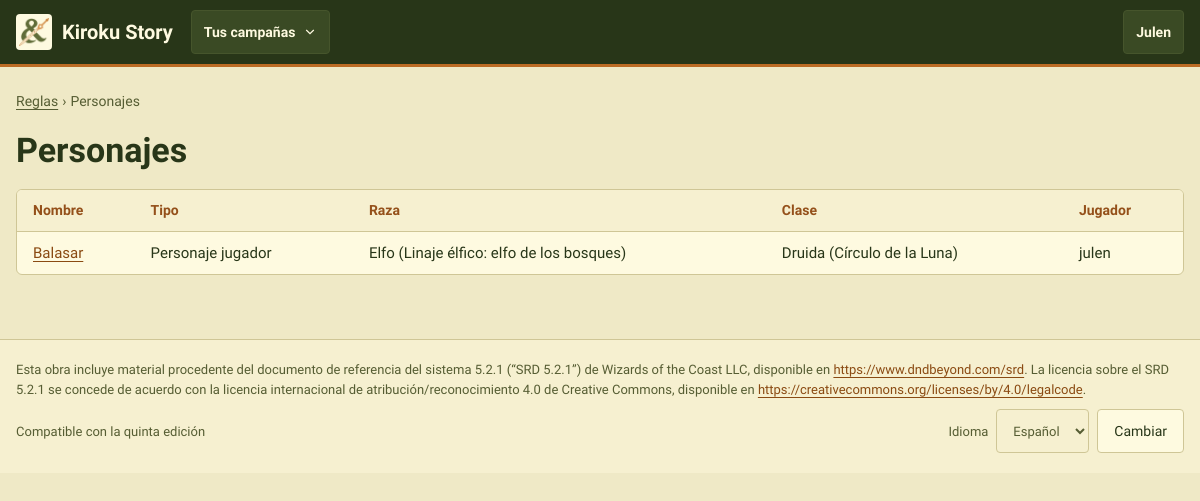
Page /reglas/personajes/ (signed in) on the earlier database version.
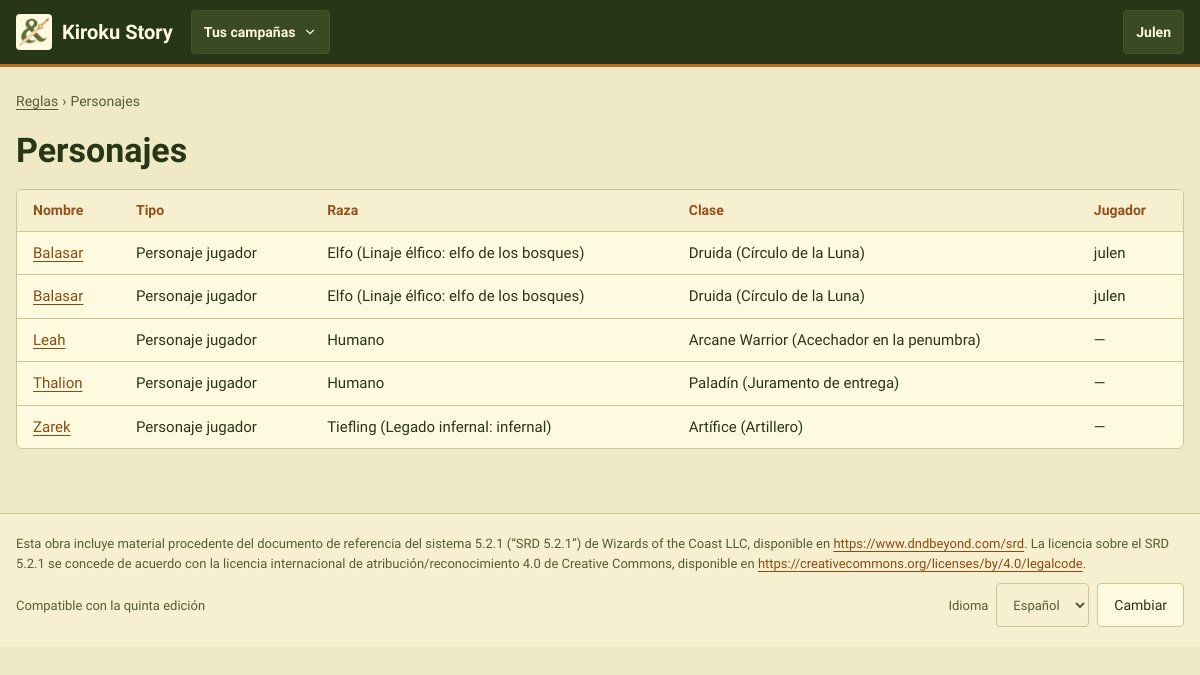
Same page on the later database version.
### CampaignManager/models.py (models this page shows, shortened)
class User(AbstractUser):
    class SheetView(models.TextChoices):
        WEB = "web", "Vista web"
        FICHA = "ficha", "Vista ficha"
    sheet_view = models.CharField(max_length=5, choices=SheetView.choices, default=SheetView.WEB)

class Character(models.Model):
    class Status(models.TextChoices):
        PENDIENTE = "pendiente", "Pendiente"
        APROBADO = "aprobado", "Aprobado"
    name = models.CharField(max_length=100)
    xp = models.IntegerField(default=0)
    level = models.PositiveSmallIntegerField(
        default=1,
        validators=[MinValueValidator(1), MaxValueValidator(rules.MAX_LEVEL)],
        help_text="Level reached. It can be behind the XP until the player levels up",
    )
    hp = models.IntegerField(help_text="Maximum hit points")
    temp_hp = models.IntegerField(help_text="Current hit points")
    ac = models.IntegerField(help_text="Armor class")
    own_speed = models.PositiveSmallIntegerField(
        null=True, blank=True, help_text="In meters. Only when it is not the race's (an NPC of the bestiary); empty: the race's")
    temp_ap = models.IntegerField(default=0, help_text="Current armor points")
    inspiration = models.IntegerField(default=0)
    strength = models.IntegerField()
    dexterity = models.IntegerField()
    constitution = models.IntegerField()
    intelligence = models.IntegerField()
    wisdom = models.IntegerField()
    charisma = models.IntegerField()
    portrait = models.ImageField(upload_to="retratos/", blank=True)
    background = models.TextField(blank=True)
    notes = models.TextField(blank=True, help_text="The player's own notes")
    status = models.CharField(max_length=10, choices=Status.choices, default=Status.APROBADO)
    dead = models.BooleanField(default=False)
    knocked_down_in = models.ForeignKey(
        "Encounter", on_delete=models.SET_NULL, null=True, blank=True, related_name="+",
        help_text="The fight in which the character was last knocked down",
    )
    magic_points = models.PositiveIntegerField(default=0)
    magic_points_bonus = models.IntegerField(
        default=0, help_text="The master's adjustment to the magic points the class gives at this level (can be negative)")
    player = models.ForeignKey(User, on_delete=models.SET_NULL, null=True, blank=True)
    char_class = models.ForeignKey("CharacterClass", on_delete=models.PROTECT)
    subclass = models.ForeignKey("Subclass", on_delete=models.PROTECT, null=True, blank=True)
    race = models.ForeignKey("Race", on_delete=models.PROTECT)
    subrace = models.ForeignKey("Subrace", on_delete=models.PROTECT, null=True, blank=True)
    campaigns = models.ManyToManyField("Campaign", blank=True, related_name="characters")
    is_npc = models.BooleanField(default=False)
    template = models.ForeignKey(
        "self",
        on_delete=models.CASCADE,
        null=True,
        blank=True,
        related_name="copies",
        limit_choices_to={"is_npc": True, "template__isnull": True},
        help_text="Only for NPC copies: the NPC template this character was made from",
    )
    acts_with = models.ForeignKey(
        "self",
        on_delete=models.SET_NULL,
        null=True,
        blank=True,
        related_name="+",
        limit_choices_to={"is_npc": True, "template__isnull": True},
        help_text="Only for NPCs: the NPC template it acts with, in one activation",
    )
    abilities = models.ManyToManyField("Ability", through="CharacterAbility", blank=True)
    spells = models.ManyToManyField("Spell", blank=True)
    items = models.ManyToManyField("Item", through="Inventory")
    effects = models.ManyToManyField("Effect", through="ActiveEffect")
    class Meta:
        ordering = ["name"]
        indexes = [models.Index(fields=["is_npc", "status"])]
        constraints = [
            models.CheckConstraint(
                condition=models.Q(template__isnull=True) | models.Q(is_npc=True),
                name="template_only_for_npcs",
                violation_error_message="Only NPCs can have a template.",
            ),
            models.CheckConstraint(
                condition=models.Q(level__gte=1, level__lte=rules.MAX_LEVEL),
                name="level_from_1_to_max",
            ),
        ]

class Race(models.Model):
    name = models.CharField(max_length=100)
    description = models.TextField(blank=True)
    speed = models.IntegerField(help_text="In meters")
    bespoke = models.BooleanField(default=False, help_text="Made by a master for a character: players do not see it in the catalog lists")
    abilities = models.ManyToManyField("Ability", through="RaceAbility")
    def __str__(self):
        return self.name

class Subrace(models.Model):
    name = models.CharField(max_length=100)
    description = models.TextField(blank=True)
    race = models.ForeignKey("Race", on_delete=models.CASCADE, related_name="subraces")
    abilities = models.ManyToManyField("Ability", through="SubraceAbility")
    def __str__(self):
        return self.name

class CharacterClass(models.Model):
    class Magic(models.TextChoices):
        COMPLETA = "completa", "Lanzador completo"
        MEDIA = "media", "Medio lanzador"
        PACTO = "pacto", "Magia de pacto"
        COMBATE = "combate", "Magia de combate (añadidos)"
        NINGUNA = "ninguna", "Sin magia"
    name = models.CharField(max_length=100)
    primary_ability = models.CharField(max_length=50)
    description = models.TextField(blank=True)
    magic = models.CharField(max_length=10, choices=Magic.choices, default=Magic.NINGUNA,
                             help_text="Gives the character's magic points at each level")
    bespoke = models.BooleanField(default=False, help_text="Made by a master for a character: players do not see it in the catalog lists")
    aegis_only = models.BooleanField(default=False, help_text="A class of Aegis: campaigns with the standard SRD 5.2.1 do not offer it")
    abilities = models.ManyToManyField("Ability", through="ClassAbility")
    spells = models.ManyToManyField("Spell", blank=True)
    class Meta:
        verbose_name_plural = "character classes"
    def __str__(self):
        return self.name

class Subclass(models.Model):
    name = models.CharField(max_length=100)
    description = models.TextField(blank=True)
    char_class = models.ForeignKey("CharacterClass", on_delete=models.CASCADE, related_name="subclasses")
    abilities = models.ManyToManyField("Ability", through="SubclassAbility")
    class Meta:
        verbose_name_plural = "subclasses"
    def __str__(self):
        return self.name

### CampaignManager/views.py (the view)
# urls.py: path("reglas/personajes/", views.CharacterListView.as_view(), name="character_list"),
class CharacterListView(LoginRequiredMixin, ListView):
    context_object_name = "characters"
    template_name = "character_list.html"
    def get_queryset(self):
        return visible_characters(self.request.user).select_related(
            "race", "subrace", "char_class", "subclass", "player").order_by("name")

### CampaignManager/context_processors.py (called while the page is built, shortened)
def campaign_nav(request):
    user = getattr(request, "user", None)
    if user is None or not user.is_authenticated:
        return {}
    campaigns = list(user_campaigns(user).prefetch_related("masters"))
    match = getattr(request, "resolver_match", None)
    campaign_id = match.kwargs.get("campaign_id") if match else None
    current = next((c for c in campaigns if c.pk == campaign_id), None)
    context = {"nav_campaigns": [
        {"campaign": c, "is_master": user in c.masters.all(), "status": _(STATUS_TEXT[c.status])} for c in campaigns
    ]}
    if current is None:
        return context

### CampaignManager/permissions.py (called while the page is built)
def user_campaigns(user):
    if not user.is_authenticated:
        return Campaign.objects.none()
    return Campaign.objects.filter(Q(masters=user) | Q(players=user)).distinct()

def visible_characters(user):
    if not user.is_authenticated:
        return Character.objects.none()
    visible = (Q(campaigns__masters=user)
               | Q(campaigns__players=user, is_npc=False, status=Character.Status.APROBADO)
               | Q(player=user))
    if user.dm_campaigns.exists():
        visible |= Q(is_npc=True, template__isnull=True, campaigns__isnull=True)
    return Character.objects.filter(visible).distinct()

### CampaignManager/templatetags/mesa.py (called while the page is built)
@register.simple_tag
def asset(path):
    url = static(path)
    found = finders.find(path)
    return f"{url}?v={int(os.path.getmtime(found))}" if found else url

### CampaignManager/templates/character_list.html (shortened to what this page needs)
{% extends "base.html" %}
{% load i18n %}
{% block content %}
<section class="pila" aria-labelledby="h-reglas">
    <nav class="migas" aria-label="{% translate 'Ruta' %}"><a href="{% url 'index' %}">{% translate "Reglas" %}</a> <span aria-hidden="true">›</span> <span>{% translate "Personajes" %}</span></nav>
    <h1 id="h-reglas">{% translate "Personajes" %}</h1>
    <div class="tarjeta sin-relleno tabla-marco">
        <table class="tabla">
            <thead><tr><th>{% translate "Nombre" %}</th><th>{% translate "Tipo" %}</th><th>{% translate "Raza" %}</th><th>{% translate "Clase" %}</th><th>{% translate "Jugador" %}</th></tr></thead>
            <tbody>
                {% for character in characters %}<tr><td><a href="{% url 'character_detail' character.pk %}">{{ character.name }}</a></td><td>{% if not character.is_npc %}{% translate "Personaje jugador" %}{% elif character.template_id %}{% translate "Copia de PNJ" %}{% else %}{% translate "Plantilla de PNJ" %}{% endif %}</td><td>{{ character.race }}{% if character.subrace %} ({{ character.subrace }}){% endif %}</td><td>{{ character.char_class }}{% if character.subclass %} ({{ character.subclass }}){% endif %}</td><td>{{ character.player|default:"—" }}</td></tr>
                {% empty %}<tr><td colspan="5" class="atenuado">{% translate "No hay personajes que puedas ver." %}</td></tr>{% endfor %}
            </tbody>
        </table>
    </div>
</section>
{% endblock %}

### CampaignManager/templates/base.html (shortened to what this page needs)
{% load static i18n mesa %}<!DOCTYPE html>
{% get_current_language as LANGUAGE_CODE %}
<html lang="{{ LANGUAGE_CODE }}">
<head>
    <link rel="stylesheet" href="{% asset 'css/mesa.css' %}">
</head>
<body>
<header class="cabecera">
    <div class="cabecera-inner">
        <a class="marca" href="{% url 'start' %}">
            <img src="{% asset 'img/logo-small.png' %}" alt="" width="36" height="36">
            <span>Kiroku Story</span>
        </a>
        {% if user.is_authenticated and nav_campaigns %}
        <details class="desplegable">
            <summary aria-label="{% translate 'Cambiar de campaña' %}">{% if nav_campaign %}{{ nav_campaign.name }}{% else %}{% translate "Tus campañas" %}{% endif %}
                <svg width="14" height="14" viewBox="0 0 24 24" fill="none" stroke="currentColor" stroke-width="2" stroke-linecap="round" aria-hidden="true"><path d="M6 9l6 6 6-6"></path></svg></summary>
        </details>
        {% endif %}
        {% if user.is_authenticated %}
        <details class="desplegable">
            <summary>{{ user.get_short_name|default:user.username }}</summary>
        </details>
        {% endif %}
    </div>
</header>
<main id="principal" class="contenido">
    {% block content %}{% endblock %}
</main>
<footer class="pie">
    <div class="pie-inner">
        <p lang="es">Esta obra incluye material procedente del documento de referencia del sistema 5.2.1 (“SRD 5.2.1”) de Wizards of the Coast LLC, disponible en <a href="https://www.dndbeyond.com/srd">https://www.dndbeyond.com/srd</a>. La licencia sobre el SRD 5.2.1 se concede de acuerdo con la licencia internacional de atribución/reconocimiento 4.0 de Creative Commons, disponible en <a href="https://creativecommons.org/licenses/by/4.0/legalcode">https://creativecommons.org/licenses/by/4.0/legalcode</a>.</p>
        <div class="fila-s" style="justify-content:space-between">
            <span>{% translate "Compatible con la quinta edición" %}</span>
            <form action="{% url 'set_language' %}" method="post" class="fila-s">
                <label for="idioma">{% translate "Idioma" %}</label>
                <select id="idioma" name="language" class="entrada" style="width:auto">
                    {% get_available_languages as LANGUAGES %}
                    {% for code, name in LANGUAGES %}<option value="{{ code }}" {% if code == LANGUAGE_CODE %}selected{% endif %}>{{ name }}</option>{% endfor %}
                </select>
                <button type="submit" class="btn">{% translate "Cambiar" %}</button>
            </form>
        </div>
    </div>
</footer>
</body>
</html>

Differences in the rows shown:
added Character: name "Balasar", race "Elfo", subrace "Linaje élfico: elfo de los bosques", char_class "Druida", subclass "Círculo de la Luna", player "julen"
added Character: name "Leah", race "Humano", char_class "Arcane Warrior", subclass "Acechador en la penumbra", player "—"
added Character: name "Thalion", race "Humano", char_class "Paladín", subclass "Juramento de entrega", player "—"
added Character: name "Zarek", race "Tiefling", subrace "Legado infernal: infernal", char_class "Artífice", subclass "Artillero", player "—"
